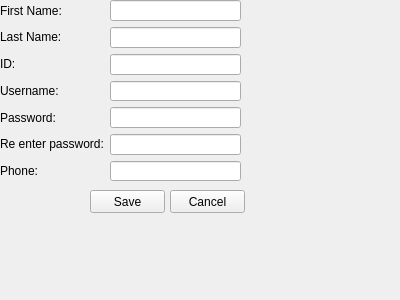
<?xml version="1.0" encoding="UTF-8"?>
<ui version="4.0">
 <class>Form</class>
 <widget class="QWidget" name="Form">
  <property name="geometry">
   <rect>
    <x>0</x>
    <y>0</y>
    <width>400</width>
    <height>300</height>
   </rect>
  </property>
  <property name="windowTitle">
   <string>Form</string>
  </property>
  <widget class="QWidget" name="horizontalLayoutWidget">
   <property name="geometry">
    <rect>
     <x>0</x>
     <y>0</y>
     <width>241</width>
     <height>181</height>
    </rect>
   </property>
   <layout class="QHBoxLayout" name="horizontalLayout">
    <item>
     <layout class="QVBoxLayout" name="verticalLayout">
      <item>
       <widget class="QLabel" name="label">
        <property name="text">
         <string>First Name:</string>
        </property>
       </widget>
      </item>
      <item>
       <widget class="QLabel" name="label_2">
        <property name="text">
         <string>Last Name:</string>
        </property>
       </widget>
      </item>
      <item>
       <widget class="QLabel" name="label_3">
        <property name="text">
         <string>ID:</string>
        </property>
       </widget>
      </item>
      <item>
       <widget class="QLabel" name="label_7">
        <property name="text">
         <string>Username:</string>
        </property>
       </widget>
      </item>
      <item>
       <widget class="QLabel" name="label_4">
        <property name="text">
         <string>Password:</string>
        </property>
       </widget>
      </item>
      <item>
       <widget class="QLabel" name="label_6">
        <property name="text">
         <string>Re enter password:</string>
        </property>
       </widget>
      </item>
      <item>
       <widget class="QLabel" name="label_5">
        <property name="text">
         <string>Phone:</string>
        </property>
       </widget>
      </item>
     </layout>
    </item>
    <item>
     <layout class="QVBoxLayout" name="verticalLayout_2">
      <item>
       <widget class="QLineEdit" name="lineEdit_1"/>
      </item>
      <item>
       <widget class="QLineEdit" name="lineEdit_2"/>
      </item>
      <item>
       <widget class="QLineEdit" name="lineEdit_3"/>
      </item>
      <item>
       <widget class="QLineEdit" name="lineEdit_4">
        <property name="echoMode">
         <enum>QLineEdit::Password</enum>
        </property>
       </widget>
      </item>
      <item>
       <widget class="QLineEdit" name="lineEdit_5">
        <property name="echoMode">
         <enum>QLineEdit::Password</enum>
        </property>
       </widget>
      </item>
      <item>
       <widget class="QLineEdit" name="lineEdit_6"/>
      </item>
      <item>
       <widget class="QLineEdit" name="lineEdit_7"/>
      </item>
     </layout>
    </item>
   </layout>
  </widget>
  <widget class="QPushButton" name="b_cancel">
   <property name="geometry">
    <rect>
     <x>170</x>
     <y>190</y>
     <width>75</width>
     <height>23</height>
    </rect>
   </property>
   <property name="text">
    <string>Cancel</string>
   </property>
  </widget>
  <widget class="QPushButton" name="b_save">
   <property name="geometry">
    <rect>
     <x>90</x>
     <y>190</y>
     <width>75</width>
     <height>23</height>
    </rect>
   </property>
   <property name="text">
    <string>Save</string>
   </property>
  </widget>
 </widget>
 <resources/>
 <connections/>
</ui>
